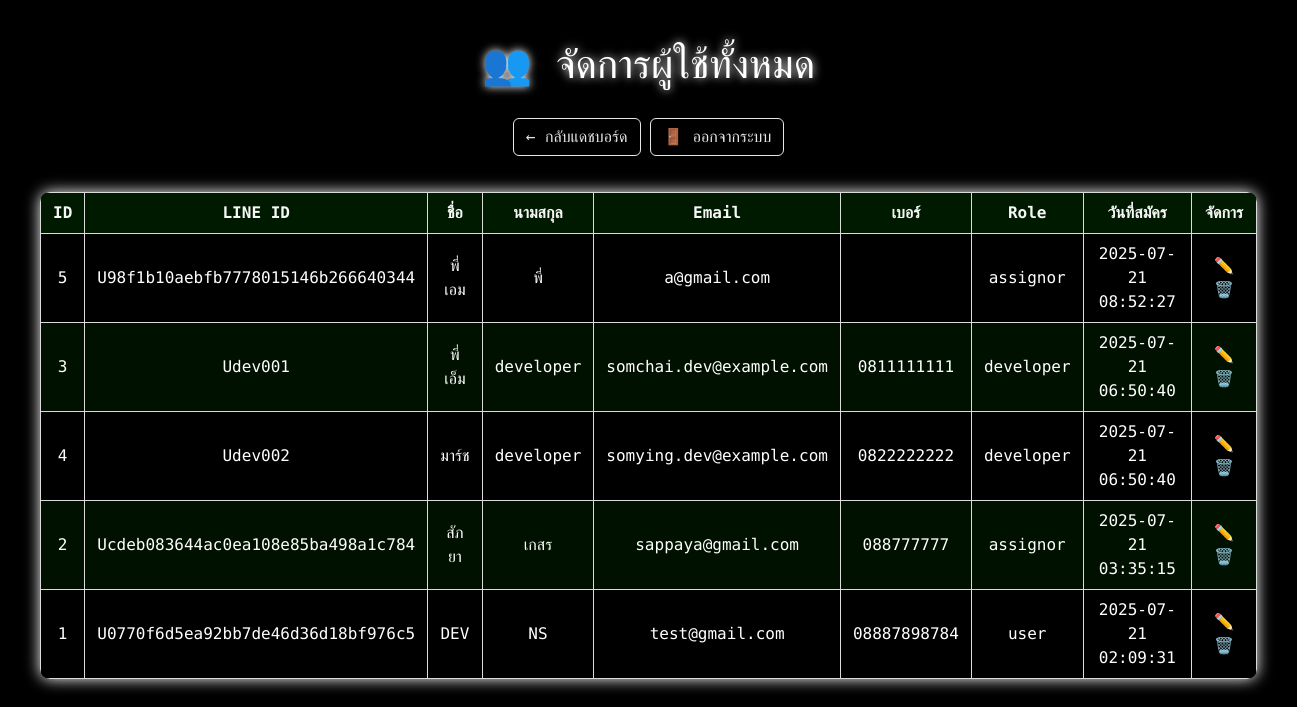
Before: /admin/manage_users.php (signed in) with the older database file.
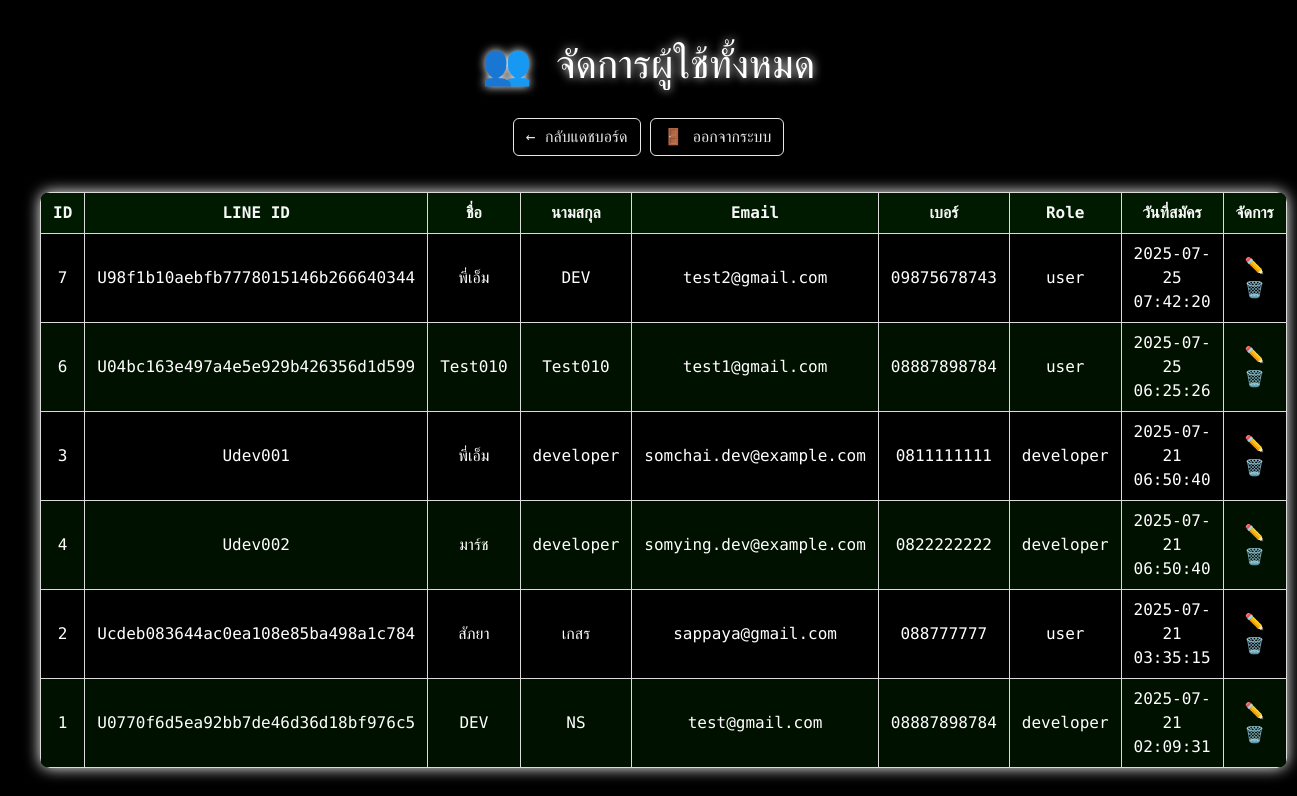
After: the same page with the newer database file.
### tables this page shows
CREATE TABLE `users` (
  `id` int(11) NOT NULL,
  `line_id` varchar(255) NOT NULL,
  `name` varchar(255) DEFAULT NULL,
  `lastname` varchar(255) DEFAULT NULL,
  `position` varchar(100) DEFAULT NULL,
  `email` varchar(255) DEFAULT NULL,
  `created_at` timestamp NOT NULL DEFAULT current_timestamp(),
  `phone` varchar(20) DEFAULT NULL,
  `role` varchar(50) NOT NULL DEFAULT 'user',
  `created_by_admin_id` int(11) DEFAULT NULL,
  `department` varchar(100) DEFAULT NULL,
  `is_active` tinyint(1) DEFAULT 1,
  `employee_id` varchar(20) DEFAULT NULL
);

### admin/manage_users.php (the view, shortened to what this page needs)
<?php
require_once __DIR__ . '/../config/database.php';
$stmt = $conn->query("SELECT * FROM users ORDER BY created_at DESC");
$users = $stmt->fetchAll(PDO::FETCH_ASSOC);
?>
<!DOCTYPE html>
<html lang="th">
<head>
    <link href="https://cdn.jsdelivr.net/npm/bootstrap@5.3.7/dist/css/bootstrap.min.css" rel="stylesheet">
</head>
<body>
<h1>👥 จัดการผู้ใช้ทั้งหมด</h1>
<div class="mb-3 text-center">
    <a href="dashboard.php" class="btn-back">← กลับแดชบอร์ด</a>
    <a href="logout.php" class="btn-logout">🚪 ออกจากระบบ</a>
</div>
<table>
    <thead>
        <tr>
            <th>ID</th>
            <th>LINE ID</th>
            <th>ชื่อ</th>
            <th>นามสกุล</th>
            <th>Email</th>
            <th>เบอร์</th>
            <th>Role</th>
            <th>วันที่สมัคร</th>
            <th>จัดการ</th>
        </tr>
    </thead>
    <tbody>
        <?php foreach ($users as $user): ?>
            <tr>
                <td><?= htmlspecialchars($user['id']) ?></td>
                <td><?= htmlspecialchars($user['line_id']) ?></td>
                <td><?= htmlspecialchars($user['name']) ?></td>
                <td><?= htmlspecialchars($user['lastname']) ?></td>
                <td><?= htmlspecialchars($user['email']) ?></td>
                <td><?= htmlspecialchars($user['phone']) ?></td>
                <td><?= htmlspecialchars($user['role']) ?></td>
                <td><?= htmlspecialchars($user['created_at']) ?></td>
                <td class="actions">
                    <a href="edit_user.php?id=<?= $user['id'] ?>">✏️</a>
                    <a href="delete_user.php?id=<?= $user['id'] ?>" onclick="return confirm('คุณแน่ใจว่าต้องการลบ?')">🗑️</a>
                </td>
            </tr>
        <?php endforeach; ?>
    </tbody>
</table>
</body>
</html>

### admin/manage_users.php (style rules this page uses)
body { background-color: #000; color: #ffffffff; font-family: 'Share Tech Mono', monospace; min-height: 100vh; padding: 40px; }
h1 { text-align: center; margin-bottom: 30px; text-shadow: 0 0 10px #ffffffff; }
a { color: #dbdbdbff; text-decoration: none; }
.btn-back, .btn-logout { margin-bottom: 20px; display: inline-block; padding: 6px 12px; color: #e6e6e6ff; border: 1px solid #e7e7e7ff; border-radius: 6px; background-color: transparent; text-decoration: none; }
table { width: 100%; border-collapse: collapse; margin-top: 15px; background-color: rgba(0, 0, 0, 0.8); box-shadow: 0 0 15px #ffffffff; border-radius: 10px; overflow: hidden; }
th, td { border: 1px solid #dbdbdbff; padding: 8px 12px; text-align: center; }
th { background-color: #001a00; color: #f7f7f7ff; }
tr:nth-child(even) { background-color: #001100; }
.actions a { margin: 0 5px; }

Changed rows visible on the page:
removed users: id "5", line "U98f1b10aebfb7778015146b266640344", name "พี่เอม", lastname "พี่", email "a@gmail.com", role "assignor", created_at "2025-07-21 08:52:27"
added users: id "7", line "U98f1b10aebfb7778015146b266640344", name "พี่เอ็ม", lastname "DEV", email "test2@gmail.com", phone "09875678743", role "user", created_at "2025-07-25 07:42:20"
added users: id "6", line "U04bc163e497a4e5e929b426356d1d599", name "Test010", lastname "Test010", email "test1@gmail.com", phone "08887898784", role "user", created_at "2025-07-25 06:25:26"
changed users "Ucdeb083644ac0ea108e85ba498a1c784": role "assignor" → "user"
changed users "U0770f6d5ea92bb7de46d36d18bf976c5": role "user" → "developer"
